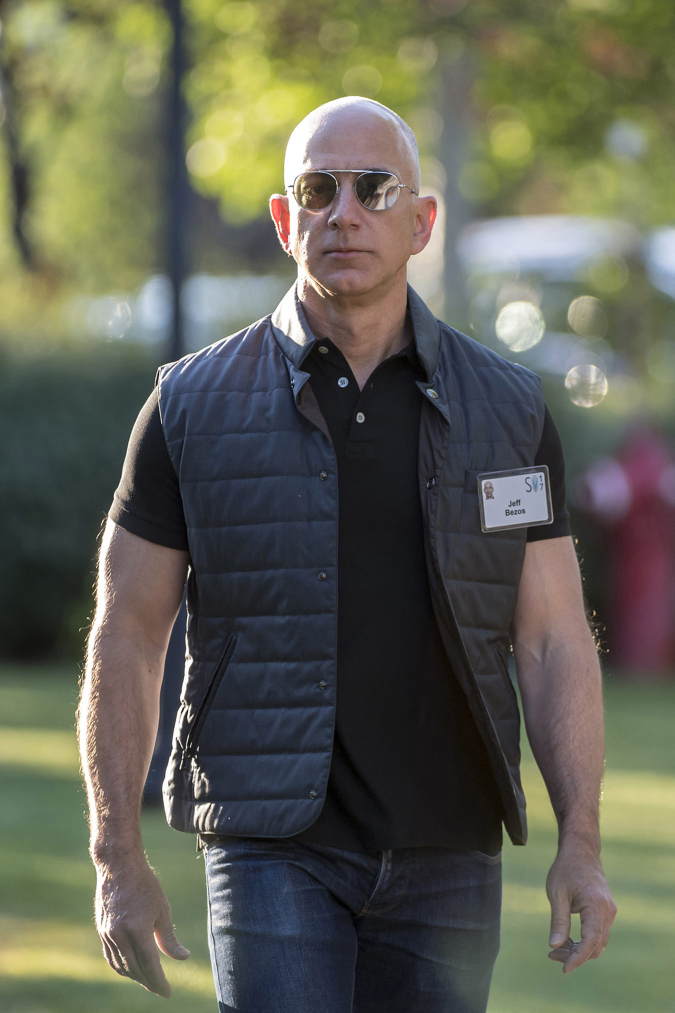
#> input picture Imagnes_A_Predecir/15.jpg, 1350 x 2025 px, found by its file name (shown at 1/2 size)
$ python Reconocimiento_de_Personas.py
#> lines starting #> are read from the running program, lines starting #| are printed output that depends on the picture
#!/usr/bin/env python3
# -*- coding: utf-8 -*-
"""
Created on Wed Dec  9 21:17:03 2020

@author: Franciso & Gustavo
"""
# Importamos las bibliotecas
import cv2
import numpy as np
import pandas as pd
from sklearn.model_selection import train_test_split
from sklearn.linear_model import Perceptron


# Leemos la imagen a predecir
img = cv2.imread("/home/gustavo/Descargas/ProyectoFinal/Imagnes_A_Predecir/15.jpg",0)
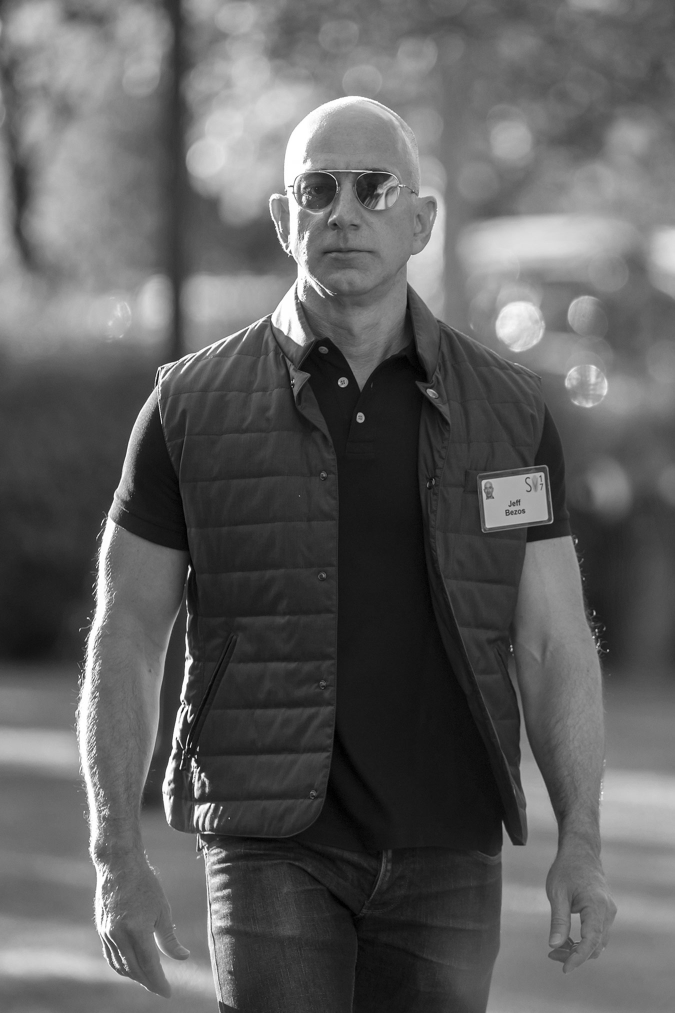
#> img: shape (2025, 1350) (shown at 1/2 size); min 0, max 255, mean 95.4

# Reeducimos la imagen a 100x300 pixeles para pasar a un arreglo de numpy
primerF = cv2.resize(img, (100, 300))#(ancho->columnas)(largo->Renglones)
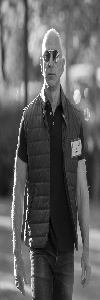
#> primerF: shape (300, 100); min 1, max 255, mean 95.3

# Pasamos esta imagen ya redimencionada a un arreglo
img44 = np.array(primerF)

# Aplanamos el arreglo y lo hacemos de 30,000(Filas) x 1(Columna)
img444 = img44.reshape([30000,1]) #Tamaño dinámico

# Lo dividimos para optimizar el funcionamiento
xf = img444/255

# Leemos los datos de entrenamiento previamente hechos en "Entrenamiento.py"
#> (the run stopped early here; a loop or call above may not have finished)

$ run again, with Imagnes_A_Predecir/1.jpg copied over Imagnes_A_Predecir/15.jpg
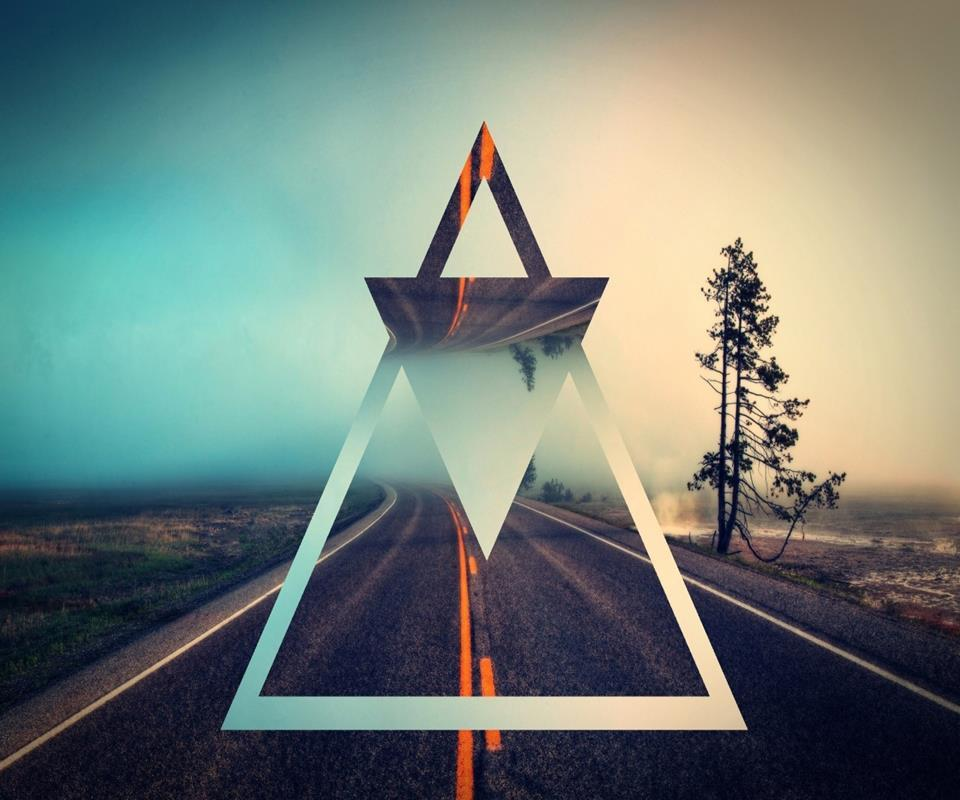
#> input picture Imagnes_A_Predecir/1.jpg, 960 x 800 px, found by its file name
#> `img = cv2.imread("/home/gustavo/Descargas/ProyectoFinal/Imagnes_A_Pred..`:
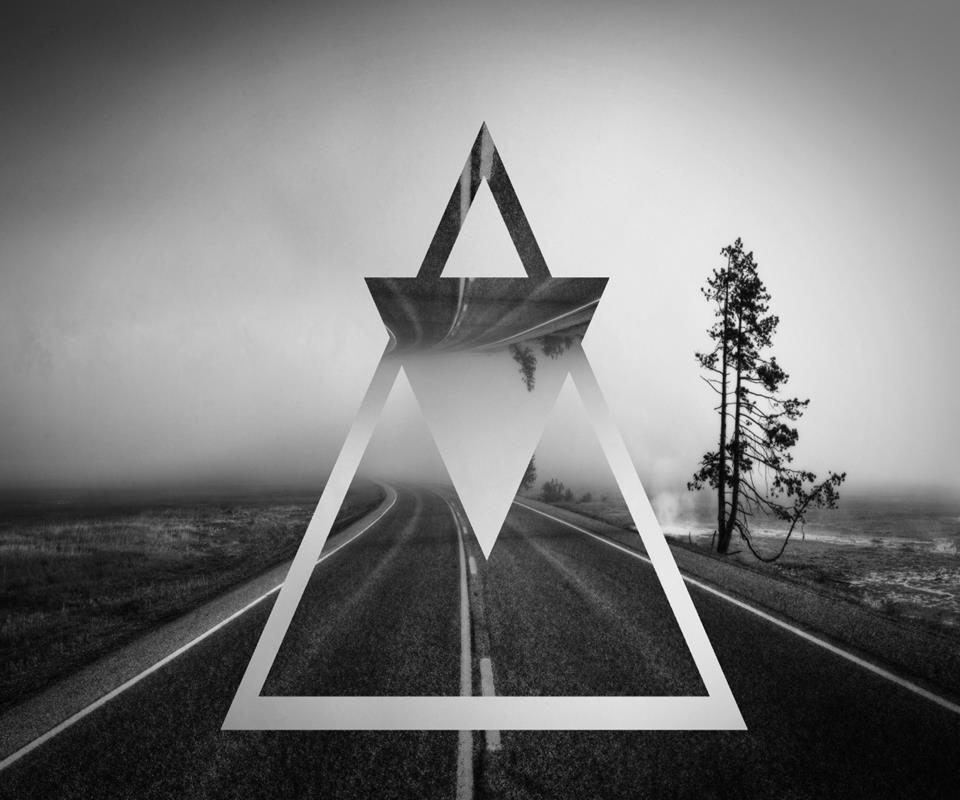
#> img: shape (800, 960); min 0, max 255, mean 123.9
#> `primerF = cv2.resize(img, (100, 300))#(ancho->columnas)(largo->Renglon..`:
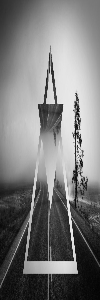
#> primerF: shape (300, 100); min 3, max 239, mean 123.9

$ run again, with Imagnes_A_Predecir/10.jpg copied over Imagnes_A_Predecir/15.jpg
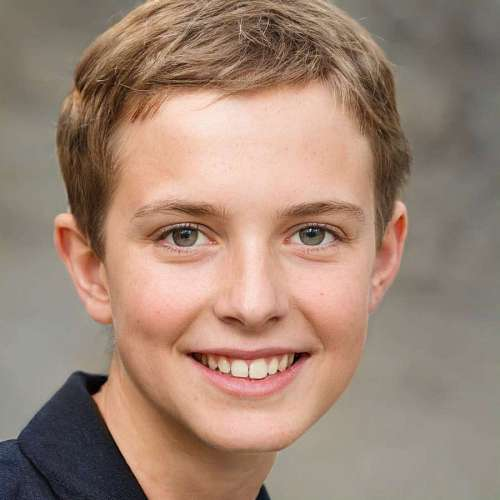
#> input picture Imagnes_A_Predecir/10.jpg, 500 x 500 px, found by its file name
#> `img = cv2.imread("/home/gustavo/Descargas/ProyectoFinal/Imagnes_A_Pred..`:
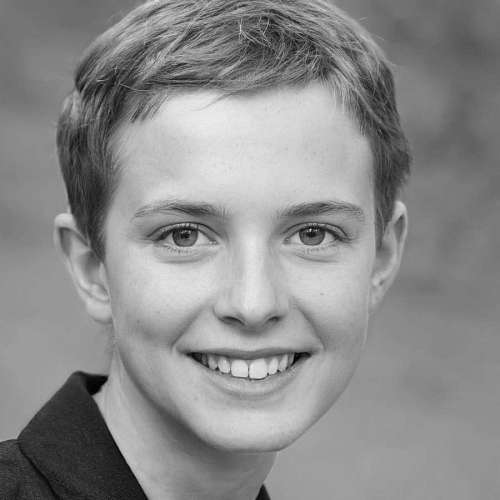
#> img: shape (500, 500); min 0, max 238, mean 139.3
#> `primerF = cv2.resize(img, (100, 300))#(ancho->columnas)(largo->Renglon..`:
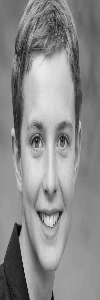
#> primerF: shape (300, 100); min 2, max 235, mean 139.2

$ run again, with Imagnes_A_Predecir/11.jpg copied over Imagnes_A_Predecir/15.jpg
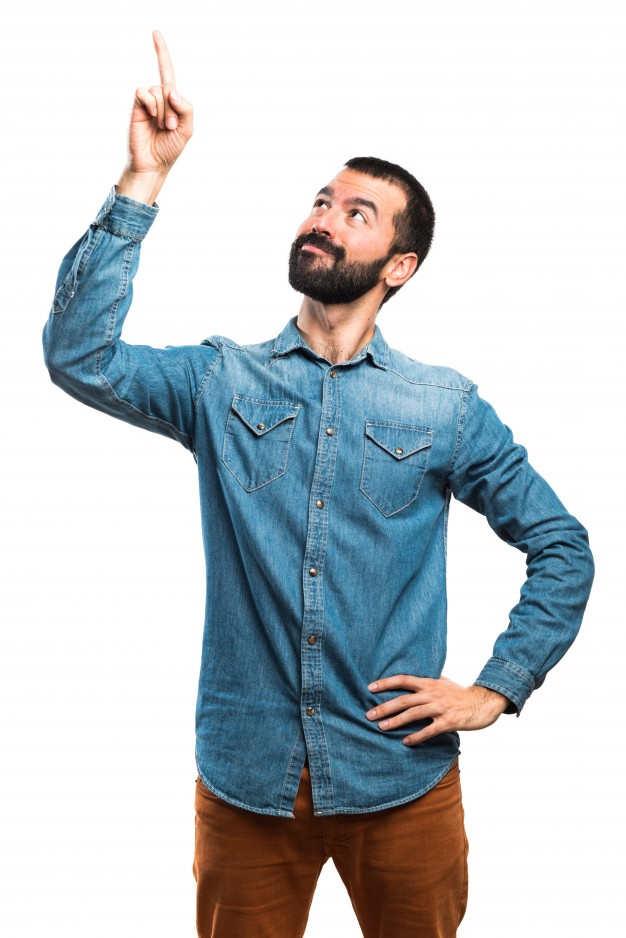
#> input picture Imagnes_A_Predecir/11.jpg, 626 x 938 px, found by its file name
#> `img = cv2.imread("/home/gustavo/Descargas/ProyectoFinal/Imagnes_A_Pred..`:
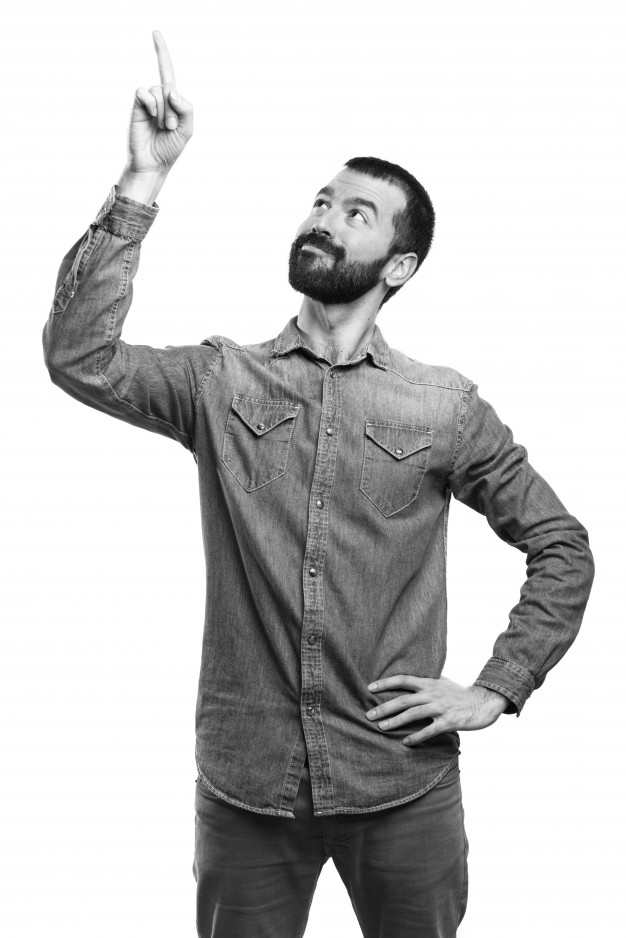
#> img: shape (938, 626); min 1, max 255, mean 198
#> `primerF = cv2.resize(img, (100, 300))#(ancho->columnas)(largo->Renglon..`:
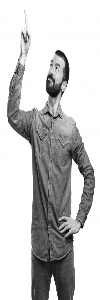
#> primerF: shape (300, 100); min 7, max 255, mean 198
